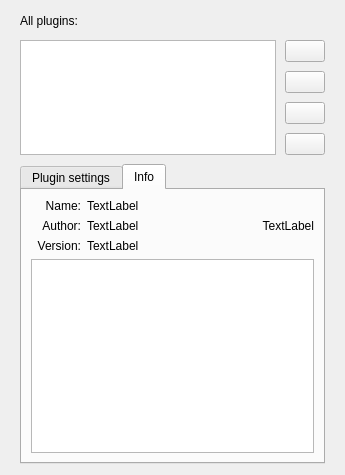
      <widget class="QWidget" name="tabPlugins">
       <property name="sizePolicy">
        <sizepolicy hsizetype="Fixed" vsizetype="Fixed">
         <horstretch>0</horstretch>
         <verstretch>0</verstretch>
        </sizepolicy>
       </property>
       <attribute name="title">
        <string>Plugins</string>
       </attribute>
       <layout class="QVBoxLayout" name="verticalLayout_14" stretch="0,1,1">
        <property name="spacing">
         <number>9</number>
        </property>
        <property name="leftMargin">
         <number>20</number>
        </property>
        <property name="rightMargin">
         <number>20</number>
        </property>
        <item>
         <layout class="QHBoxLayout" name="horizontalLayout">
          <property name="spacing">
           <number>0</number>
          </property>
          <item>
           <widget class="QLabel" name="label_AllPlugins">
            <property name="sizePolicy">
             <sizepolicy hsizetype="Fixed" vsizetype="Minimum">
              <horstretch>0</horstretch>
              <verstretch>0</verstretch>
             </sizepolicy>
            </property>
            <property name="minimumSize">
             <size>
              <width>0</width>
              <height>0</height>
             </size>
            </property>
            <property name="whatsThis">
             <string>
&lt;h4&gt;Plugins&lt;/h4&gt; Here you can manage your plugins which stores in you profile folder. Plugins work in priority of order &amp;mdash; first plugin in the list has the highest priority. You can increase or decrease priority of any plugin in list.</string>
            </property>
            <property name="styleSheet">
             <string notr="true">margin-top:0px;</string>
            </property>
            <property name="text">
             <string>All plugins:</string>
            </property>
            <property name="alignment">
             <set>Qt::AlignLeading|Qt::AlignLeft|Qt::AlignVCenter</set>
            </property>
           </widget>
          </item>
          <item>
           <widget class="QPushButton" name="pushButton_AllPluginsHelp">
            <property name="sizePolicy">
             <sizepolicy hsizetype="Fixed" vsizetype="Fixed">
              <horstretch>0</horstretch>
              <verstretch>0</verstretch>
             </sizepolicy>
            </property>
            <property name="styleSheet">
             <string notr="true">margin:0px;</string>
            </property>
            <property name="text">
             <string/>
            </property>
            <property name="icon">
             <iconset resource="../res/LightpackResources.qrc">
              <normaloff>:/icons/help.png</normaloff>:/icons/help.png</iconset>
            </property>
            <property name="flat">
             <bool>true</bool>
            </property>
           </widget>
          </item>
          <item>
           <spacer name="horizontalSpacer">
            <property name="orientation">
             <enum>Qt::Horizontal</enum>
            </property>
            <property name="sizeHint" stdset="0">
             <size>
              <width>40</width>
              <height>20</height>
             </size>
            </property>
           </spacer>
          </item>
         </layout>
        </item>
        <item>
         <layout class="QGridLayout" name="gridLayout_14" rowstretch="1,0,0,0" columnstretch="1,0">
          <property name="sizeConstraint">
           <enum>QLayout::SetMinimumSize</enum>
          </property>
          <item row="0" column="0" rowspan="4">
           <widget class="QListWidget" name="list_Plugins">
            <property name="sizePolicy">
             <sizepolicy hsizetype="Preferred" vsizetype="Expanding">
              <horstretch>0</horstretch>
              <verstretch>0</verstretch>
             </sizepolicy>
            </property>
            <property name="minimumSize">
             <size>
              <width>0</width>
              <height>100</height>
             </size>
            </property>
            <property name="layoutDirection">
             <enum>Qt::LeftToRight</enum>
            </property>
            <property name="showDropIndicator" stdset="0">
             <bool>false</bool>
            </property>
            <property name="dragEnabled">
             <bool>false</bool>
            </property>
            <property name="dragDropMode">
             <enum>QAbstractItemView::NoDragDrop</enum>
            </property>
            <property name="defaultDropAction">
             <enum>Qt::IgnoreAction</enum>
            </property>
           </widget>
          </item>
          <item row="0" column="1">
           <widget class="QPushButton" name="pushButton_UpPriority">
            <property name="toolTip">
             <string>Increase priority</string>
            </property>
            <property name="text">
             <string/>
            </property>
            <property name="icon">
             <iconset resource="../res/LightpackResources.qrc">
              <normaloff>:/icons/arrow_up_gray.png</normaloff>:/icons/arrow_up_gray.png</iconset>
            </property>
           </widget>
          </item>
          <item row="1" column="1">
           <widget class="QPushButton" name="pushButton_DownPriority">
            <property name="toolTip">
             <string>Decrease priority</string>
            </property>
            <property name="text">
             <string/>
            </property>
            <property name="icon">
             <iconset resource="../res/LightpackResources.qrc">
              <normaloff>:/icons/arrow_down_gray.png</normaloff>:/icons/arrow_down_gray.png</iconset>
            </property>
           </widget>
          </item>
          <item row="3" column="1">
           <widget class="QPushButton" name="pushButton_ConsolePlugin">
            <property name="toolTip">
             <string>Open python console</string>
            </property>
            <property name="text">
             <string/>
            </property>
            <property name="icon">
             <iconset resource="../res/LightpackResources.qrc">
              <normaloff>:/icons/console_gray.png</normaloff>:/icons/console_gray.png</iconset>
            </property>
           </widget>
          </item>
          <item row="2" column="1">
           <widget class="QPushButton" name="pushButton_ReloadPlugins">
            <property name="sizePolicy">
             <sizepolicy hsizetype="Expanding" vsizetype="Fixed">
              <horstretch>0</horstretch>
              <verstretch>0</verstretch>
             </sizepolicy>
            </property>
            <property name="toolTip">
             <string>Reload plugins</string>
            </property>
            <property name="text">
             <string/>
            </property>
            <property name="icon">
             <iconset resource="../res/LightpackResources.qrc">
              <normaloff>:/icons/refresh.png</normaloff>:/icons/refresh.png</iconset>
            </property>
           </widget>
          </item>
         </layout>
        </item>
        <item>
         <widget class="QTabWidget" name="tabPlugin">
          <property name="sizePolicy">
           <sizepolicy hsizetype="MinimumExpanding" vsizetype="MinimumExpanding">
            <horstretch>0</horstretch>
            <verstretch>0</verstretch>
           </sizepolicy>
          </property>
          <property name="maximumSize">
           <size>
            <width>16777215</width>
            <height>500</height>
           </size>
          </property>
          <property name="currentIndex">
           <number>1</number>
          </property>
          <widget class="QWidget" name="tabSettingsPlugin">
           <attribute name="title">
            <string>Plugin settings</string>
           </attribute>
           <layout class="QVBoxLayout" name="verticalLayout_2">
            <property name="margin">
             <number>0</number>
            </property>
            <item>
             <widget class="QTabWidget" name="tabPluginsSettings">
              <property name="maximumSize">
               <size>
                <width>16777215</width>
                <height>500</height>
               </size>
              </property>
              <property name="currentIndex">
               <number>-1</number>
              </property>
              <property name="usesScrollButtons">
               <bool>true</bool>
              </property>
             </widget>
            </item>
           </layout>
          </widget>
          <widget class="QWidget" name="tabInfoPlugin">
           <attribute name="title">
            <string>Info</string>
           </attribute>
           <layout class="QGridLayout" name="gridLayout_9" columnstretch="0,0,0">
            <item row="2" column="0">
             <widget class="QLabel" name="labePluginVersion">
              <property name="sizePolicy">
               <sizepolicy hsizetype="Fixed" vsizetype="Fixed">
                <horstretch>0</horstretch>
                <verstretch>0</verstretch>
               </sizepolicy>
              </property>
              <property name="minimumSize">
               <size>
                <width>50</width>
                <height>0</height>
               </size>
              </property>
              <property name="baseSize">
               <size>
                <width>100</width>
                <height>0</height>
               </size>
              </property>
              <property name="text">
               <string>Version:</string>
              </property>
              <property name="alignment">
               <set>Qt::AlignRight|Qt::AlignTop|Qt::AlignTrailing</set>
              </property>
             </widget>
            </item>
            <item row="0" column="0">
             <widget class="QLabel" name="labelPluginName">
              <property name="sizePolicy">
               <sizepolicy hsizetype="Fixed" vsizetype="Fixed">
                <horstretch>0</horstretch>
                <verstretch>0</verstretch>
               </sizepolicy>
              </property>
              <property name="minimumSize">
               <size>
                <width>50</width>
                <height>0</height>
               </size>
              </property>
              <property name="baseSize">
               <size>
                <width>100</width>
                <height>0</height>
               </size>
              </property>
              <property name="text">
               <string>Name:</string>
              </property>
              <property name="alignment">
               <set>Qt::AlignRight|Qt::AlignTop|Qt::AlignTrailing</set>
              </property>
             </widget>
            </item>
            <item row="0" column="1">
             <widget class="QLabel" name="label_PluginName">
              <property name="text">
               <string>TextLabel</string>
              </property>
             </widget>
            </item>
            <item row="1" column="1">
             <widget class="QLabel" name="label_PluginAuthor">
              <property name="text">
               <string>TextLabel</string>
              </property>
             </widget>
            </item>
            <item row="2" column="1">
             <widget class="QLabel" name="label_PluginVersion">
              <property name="text">
               <string>TextLabel</string>
              </property>
             </widget>
            </item>
            <item row="1" column="0">
             <widget class="QLabel" name="labelPluginAuthor">
              <property name="sizePolicy">
               <sizepolicy hsizetype="Fixed" vsizetype="Fixed">
                <horstretch>0</horstretch>
                <verstretch>0</verstretch>
               </sizepolicy>
              </property>
              <property name="minimumSize">
               <size>
                <width>50</width>
                <height>0</height>
               </size>
              </property>
              <property name="baseSize">
               <size>
                <width>100</width>
                <height>0</height>
               </size>
              </property>
              <property name="text">
               <string>Author:</string>
              </property>
              <property name="alignment">
               <set>Qt::AlignRight|Qt::AlignTop|Qt::AlignTrailing</set>
              </property>
             </widget>
            </item>
            <item row="0" column="2" rowspan="3">
             <widget class="QLabel" name="label_PluginIcon">
              <property name="text">
               <string>TextLabel</string>
              </property>
              <property name="alignment">
               <set>Qt::AlignRight|Qt::AlignTrailing|Qt::AlignVCenter</set>
              </property>
             </widget>
            </item>
            <item row="3" column="0" colspan="3">
             <widget class="QTextBrowser" name="tb_PluginDescription">
              <property name="sizePolicy">
               <sizepolicy hsizetype="Preferred" vsizetype="Preferred">
                <horstretch>0</horstretch>
                <verstretch>0</verstretch>
               </sizepolicy>
              </property>
              <property name="openExternalLinks">
               <bool>true</bool>
              </property>
             </widget>
            </item>
           </layout>
          </widget>
         </widget>
        </item>
       </layout>
      </widget>
